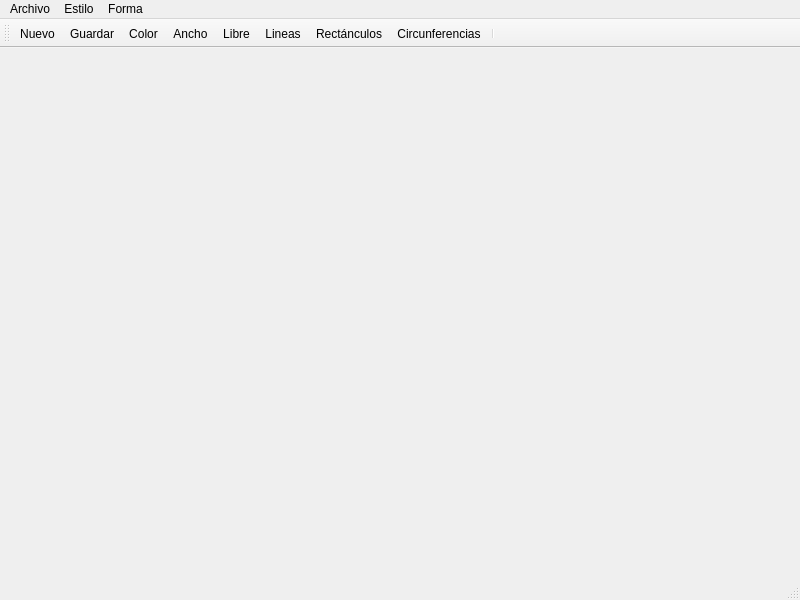
<?xml version="1.0" encoding="UTF-8"?>
<ui version="4.0">
 <class>Principal</class>
 <widget class="QMainWindow" name="Principal">
  <property name="geometry">
   <rect>
    <x>0</x>
    <y>0</y>
    <width>800</width>
    <height>600</height>
   </rect>
  </property>
  <property name="cursor">
   <cursorShape>CrossCursor</cursorShape>
  </property>
  <property name="mouseTracking">
   <bool>true</bool>
  </property>
  <property name="windowTitle">
   <string>Principal</string>
  </property>
  <property name="windowIcon">
   <iconset resource="Resourses.qrc">
    <normaloff>:/Recursos/3162558.png</normaloff>:/Recursos/3162558.png</iconset>
  </property>
  <widget class="QWidget" name="centralwidget"/>
  <widget class="QMenuBar" name="menubar">
   <property name="geometry">
    <rect>
     <x>0</x>
     <y>0</y>
     <width>800</width>
     <height>22</height>
    </rect>
   </property>
   <widget class="QMenu" name="menuArchivo">
    <property name="title">
     <string>Archivo</string>
    </property>
    <addaction name="actionNuevo"/>
    <addaction name="actionGuardar"/>
    <addaction name="separator"/>
    <addaction name="actionSalir"/>
    <addaction name="actionAbrir"/>
   </widget>
   <widget class="QMenu" name="menuEstilo">
    <property name="title">
     <string>Estilo</string>
    </property>
    <addaction name="actionColor"/>
    <addaction name="actionAncho"/>
   </widget>
   <widget class="QMenu" name="menuForma">
    <property name="title">
     <string>Forma</string>
    </property>
    <addaction name="actionLineas"/>
    <addaction name="actionLibre"/>
    <addaction name="actionRect_nculos"/>
    <addaction name="actionCircunferencias"/>
   </widget>
   <addaction name="menuArchivo"/>
   <addaction name="menuEstilo"/>
   <addaction name="menuForma"/>
  </widget>
  <widget class="QStatusBar" name="statusbar">
   <property name="mouseTracking">
    <bool>true</bool>
   </property>
   <property name="acceptDrops">
    <bool>true</bool>
   </property>
   <property name="toolTip">
    <string/>
   </property>
   <property name="toolTipDuration">
    <number>-1</number>
   </property>
   <property name="statusTip">
    <string/>
   </property>
   <property name="accessibleName">
    <string>tool_bar</string>
   </property>
  </widget>
  <widget class="QToolBar" name="toolBar">
   <property name="windowTitle">
    <string>toolBar</string>
   </property>
   <attribute name="toolBarArea">
    <enum>TopToolBarArea</enum>
   </attribute>
   <attribute name="toolBarBreak">
    <bool>false</bool>
   </attribute>
   <addaction name="actionNuevo"/>
   <addaction name="actionGuardar"/>
   <addaction name="actionColor"/>
   <addaction name="actionAncho"/>
   <addaction name="actionLibre"/>
   <addaction name="actionLineas"/>
   <addaction name="actionRect_nculos"/>
   <addaction name="actionCircunferencias"/>
   <addaction name="separator"/>
  </widget>
  <action name="actionNuevo">
   <property name="icon">
    <iconset resource="Resourses.qrc">
     <normaloff>:/Recursos/nueva-ventana.png</normaloff>:/Recursos/nueva-ventana.png</iconset>
   </property>
   <property name="text">
    <string>Nuevo</string>
   </property>
   <property name="shortcut">
    <string>Ctrl+N</string>
   </property>
  </action>
  <action name="actionGuardar">
   <property name="icon">
    <iconset resource="Resourses.qrc">
     <normaloff>:/Recursos/guardar.png</normaloff>:/Recursos/guardar.png</iconset>
   </property>
   <property name="text">
    <string>Guardar</string>
   </property>
   <property name="shortcut">
    <string>Ctrl+S</string>
   </property>
  </action>
  <action name="actionSalir">
   <property name="icon">
    <iconset resource="Resourses.qrc">
     <normaloff>:/Recursos/cerrar-sesion.png</normaloff>:/Recursos/cerrar-sesion.png</iconset>
   </property>
   <property name="text">
    <string>Salir</string>
   </property>
   <property name="shortcut">
    <string>Ctrl+Q</string>
   </property>
  </action>
  <action name="actionColor">
   <property name="icon">
    <iconset resource="Resourses.qrc">
     <normaloff>:/Recursos/paleta-de-color.png</normaloff>:/Recursos/paleta-de-color.png</iconset>
   </property>
   <property name="text">
    <string>Color</string>
   </property>
   <property name="shortcut">
    <string>Ctrl+Shift+C</string>
   </property>
  </action>
  <action name="actionAncho">
   <property name="icon">
    <iconset resource="Resourses.qrc">
     <normaloff>:/Recursos/ancho.png</normaloff>:/Recursos/ancho.png</iconset>
   </property>
   <property name="text">
    <string>Ancho</string>
   </property>
   <property name="shortcut">
    <string>Ctrl+Shift+A</string>
   </property>
  </action>
  <action name="actionLineas">
   <property name="checkable">
    <bool>true</bool>
   </property>
   <property name="checked">
    <bool>false</bool>
   </property>
   <property name="icon">
    <iconset resource="Resourses.qrc">
     <normaloff>:/Recursos/linea-diagonal.png</normaloff>:/Recursos/linea-diagonal.png</iconset>
   </property>
   <property name="text">
    <string>Lineas</string>
   </property>
  </action>
  <action name="actionLibre">
   <property name="checkable">
    <bool>true</bool>
   </property>
   <property name="icon">
    <iconset resource="Resourses.qrc">
     <normaloff>:/Recursos/bloc-de-dibujo.png</normaloff>:/Recursos/bloc-de-dibujo.png</iconset>
   </property>
   <property name="text">
    <string>Libre</string>
   </property>
  </action>
  <action name="actionRect_nculos">
   <property name="checkable">
    <bool>true</bool>
   </property>
   <property name="icon">
    <iconset resource="Resourses.qrc">
     <normaloff>:/Recursos/rectangulo.png</normaloff>:/Recursos/rectangulo.png</iconset>
   </property>
   <property name="text">
    <string>Rectánculos</string>
   </property>
  </action>
  <action name="actionCircunferencias">
   <property name="checkable">
    <bool>true</bool>
   </property>
   <property name="icon">
    <iconset resource="Resourses.qrc">
     <normaloff>:/Recursos/circulo.png</normaloff>:/Recursos/circulo.png</iconset>
   </property>
   <property name="text">
    <string>Circunferencias</string>
   </property>
  </action>
  <action name="actionAbrir">
   <property name="icon">
    <iconset resource="Resourses.qrc">
     <normaloff>:/Recursos/carpeta.png</normaloff>:/Recursos/carpeta.png</iconset>
   </property>
   <property name="text">
    <string>Abrir</string>
   </property>
  </action>
 </widget>
 <resources>
  <include location="Resourses.qrc"/>
 </resources>
 <connections/>
</ui>
